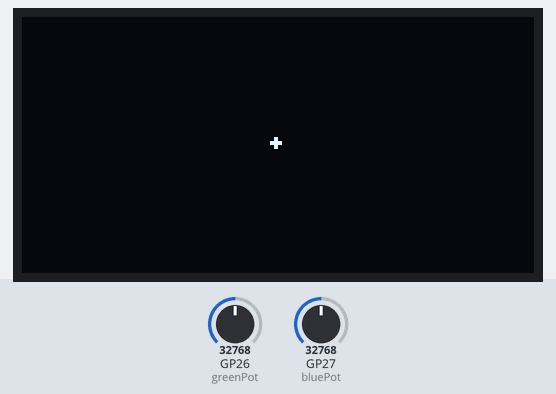
A program run on a simulated Raspberry Pi Pico running MicroPython. Shown: 128×64 one-colour display. The inputs (shaded band) are chosen by the test bench; at power-on: GP26 (greenPot) = 32768, GP27 (bluePot) = 32768 (analog values on the 0–65535 scale).

Above: at 1.2 s.
1.3 s: GP26 (greenPot) set to 45874
2.8 s: GP27 (bluePot) set to 45874
4.3 s: GP26 (greenPot) set to 57670
At 5.3 s:
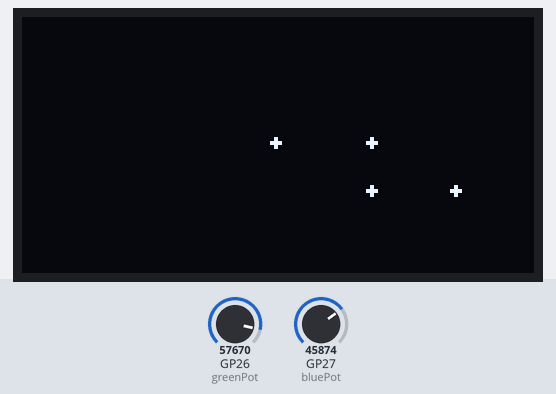
5.8 s: GP27 (bluePot) set to 57670
7.3 s: GP26 (greenPot) set to 65535
8.8 s: GP27 (bluePot) set to 65535
At 9.3 s:
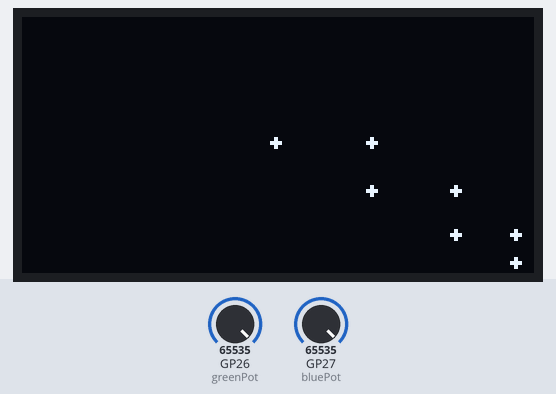
Timing chart, 0 to 11.3 s (numbered marks = the images above; inputs shaded):
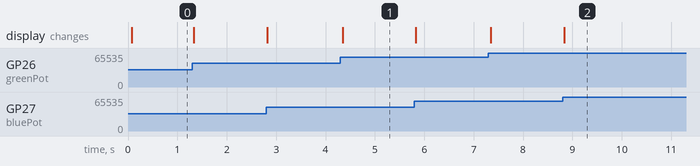

Measured:
- after the input at 4.3 s, the display: changes after 0.05 s (image 1)
- after the input at 8.8 s, the display: changes at once (image 2)

The program:

etch_a_sketch_average_delta.py
```python
# Program to create an Etch-A-Sketch with SSD1306 OLED Display
# and two potentionmeters as the dials
# This version includes two approaches to reduce
# the impact of noise in potentiometers: averaging and selective updating
#
# Lori Pfahler
# March 2023

# import modules
from machine import Pin, I2C
from ssd1306 import SSD1306_I2C
from utime import sleep

# setup I2C bus and display
i2c=I2C(0,sda = Pin(0), scl = Pin(1), freq = 400000)
myOLED = SSD1306_I2C(128, 64, i2c, addr = 0x3c)
myOLED.init_display()

# setup potentiometers on ADC pins: ADC0 and ADC1
bluePot = machine.ADC(27)
greenPot = machine.ADC(26)

# function to scale x data to y data based on min and max of each
def scale(value, xmin, xmax, ymin, ymax):
    slope = (ymax - ymin)/(xmax - xmin)
    scaled_value = slope * (value - xmin) + ymin
    return(scaled_value)

# function to get an average value for potentiometer
def read_pot(n, potName):
    potSum = 0
    for i in range(0, n):
        potSum = potName.read_u16() + potSum
    potAvg = potSum/n
    sleep(0.0001)
    return(potAvg)

# initialize variables to address noise in potentiometer readings
xposPrevious = int(scale(greenPot.read_u16(), 418, 65517, 4, 123))
yposPrevious = int(scale(bluePot.read_u16(), 419, 65473, 3, 61))

# adjust threshold
delta = 2

try:
    while True:
        # read potentiometers - use a running average of 10 values
        greenAvg = read_pot(10, greenPot)
        blueAvg = read_pot(10, bluePot)
        # scale to 4 to 123 to give a border of four pixels
        xpos = int(scale(greenAvg, 418, 65517, 4, 123))
        # scale to 3, 61 to give a border of three pixels to screen
        ypos = int(scale(blueAvg, 419, 65473, 3, 61))

        # change pos value only if it exceeds delta
        if abs(xpos - xposPrevious) < delta:
            xpos = xposPrevious
        if abs(ypos - yposPrevious) < delta:
            ypos = yposPrevious

        # move pixel on screen
        # myOLED.pixel(xpos, ypos, 1)
        myOLED.ellipse(xpos, ypos, 1, 1, 1, True)
        myOLED.show()
        # sleep just a little
        sleep(0.0001)
        # update previous
        xposPrevious = xpos
        yposPrevious = ypos

except KeyboardInterrupt:
    # clear screen
    myOLED.fill(0)
    myOLED.show()
```
